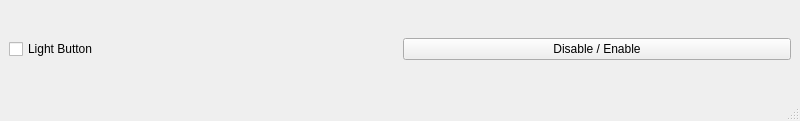
<?xml version="1.0" encoding="UTF-8"?>
<ui version="4.0">
 <class>MainWindow</class>
 <widget class="QMainWindow" name="MainWindow">
  <property name="geometry">
   <rect>
    <x>0</x>
    <y>0</y>
    <width>800</width>
    <height>121</height>
   </rect>
  </property>
  <property name="windowTitle">
   <string>MainWindow</string>
  </property>
  <widget class="QWidget" name="centralwidget">
   <layout class="QVBoxLayout" name="verticalLayout">
    <item>
     <layout class="QGridLayout" name="gridLayout">
      <item row="0" column="0">
       <widget class="QCheckBox" name="cbLight">
        <property name="text">
         <string>Light Button</string>
        </property>
       </widget>
      </item>
      <item row="0" column="1">
       <widget class="QPushButton" name="pbDisableEnable">
        <property name="text">
         <string>Disable / Enable</string>
        </property>
       </widget>
      </item>
     </layout>
    </item>
   </layout>
  </widget>
  <widget class="QMenuBar" name="menubar">
   <property name="geometry">
    <rect>
     <x>0</x>
     <y>0</y>
     <width>800</width>
     <height>31</height>
    </rect>
   </property>
  </widget>
  <widget class="QStatusBar" name="statusbar"/>
 </widget>
 <resources/>
 <connections/>
</ui>
